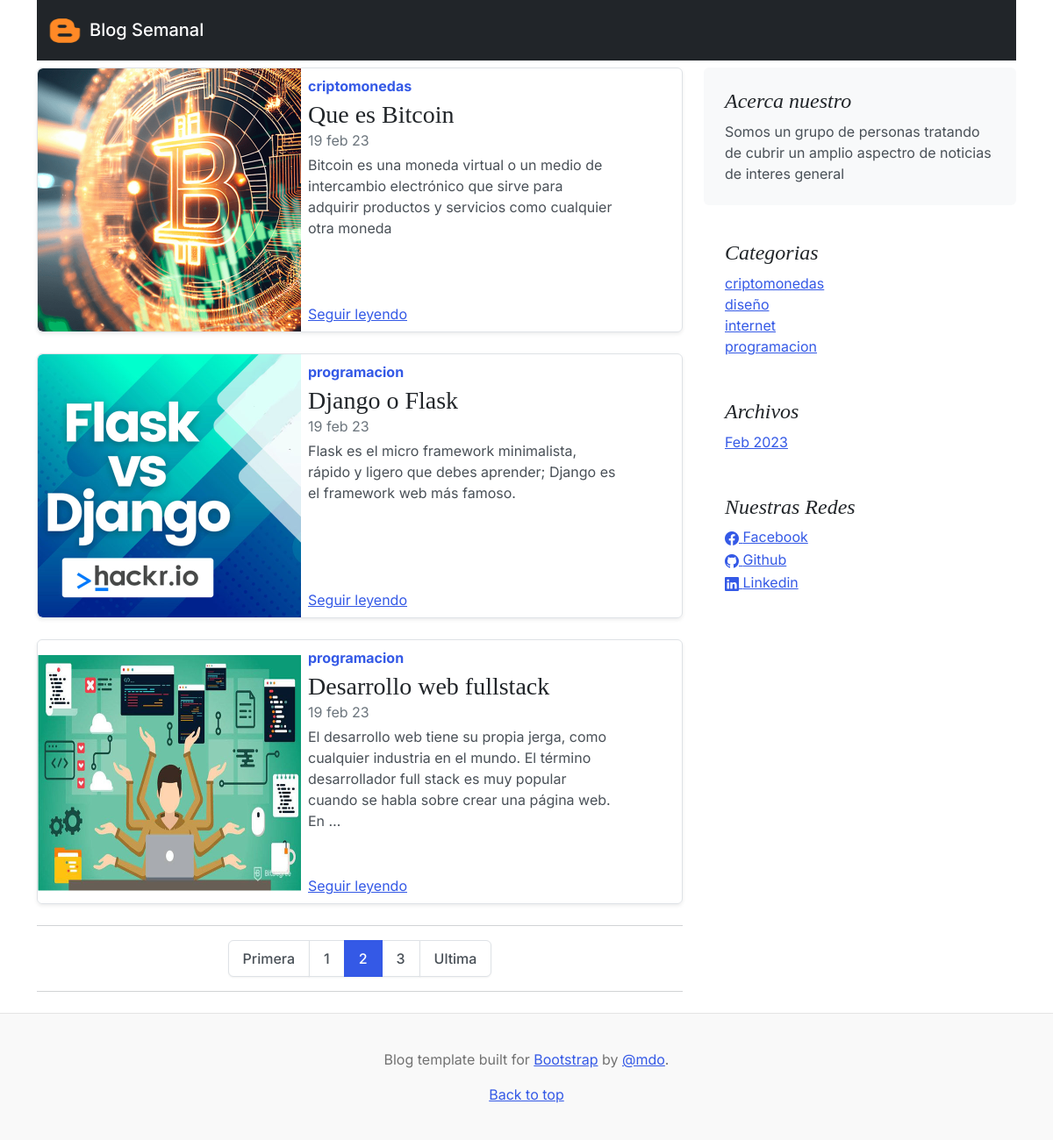
Page /?page=2 on the earlier database version.
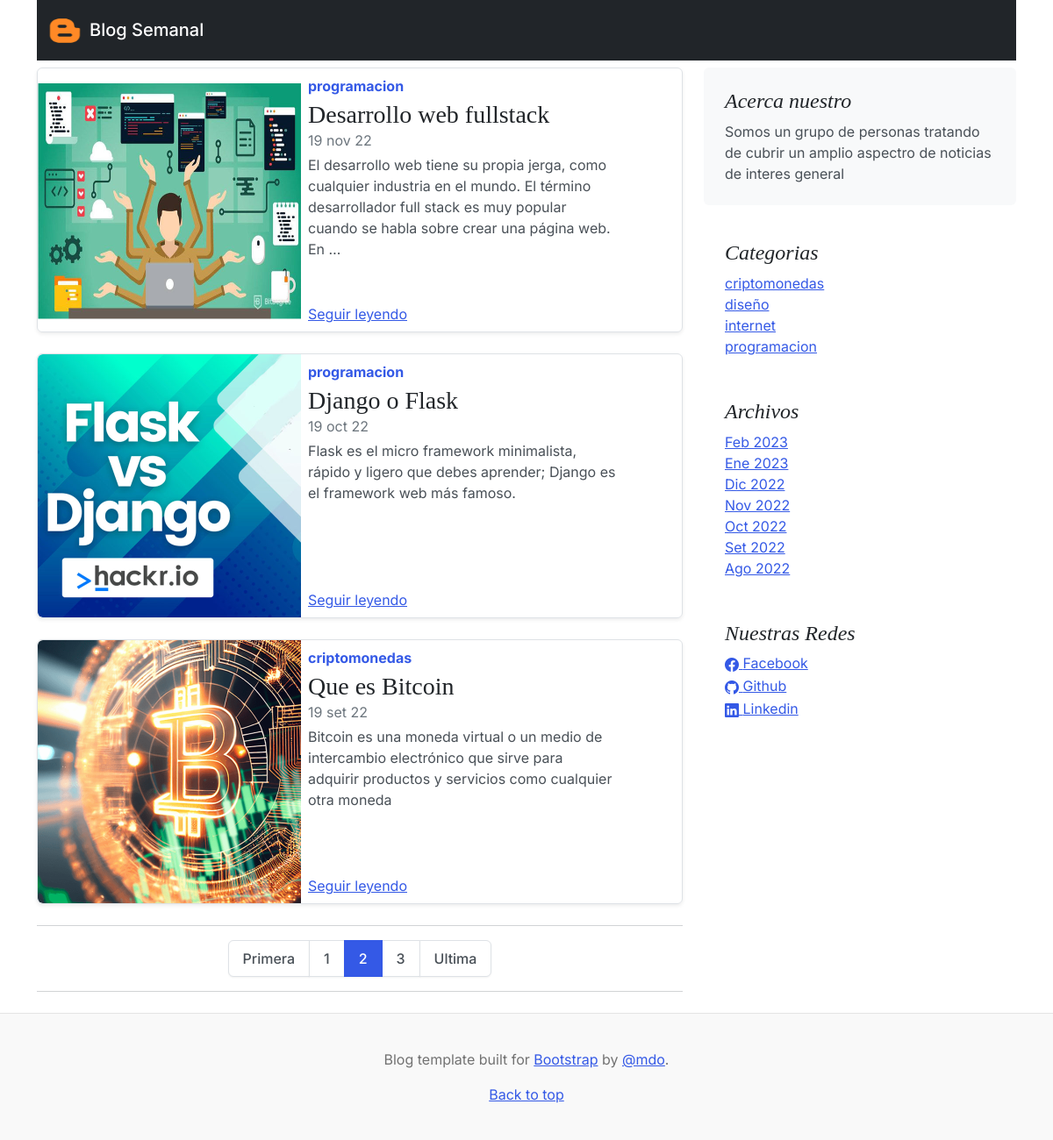
Same page on the later database version.
### core/models.py (models this page shows, shortened)
class Post(models.Model):
    title = models.CharField(max_length=250, verbose_name='Titulo')
    excerpt = models.TextField(verbose_name='Bajada')
    content = RichTextField(verbose_name='Contenido')
    image = models.ImageField(upload_to='post', verbose_name='Imagen', null=True, blank=True)
    published = models.BooleanField(default=False, verbose_name='Publicado')
    created = models.DateField(auto_now_add=True, verbose_name='Fecha de creacion')
    updated = models.DateField(auto_now_add=True, null=True, blank=True, verbose_name='Fecha de actualizacion')
    category = models.ForeignKey(Category, on_delete=models.CASCADE, related_name='get_posts', verbose_name='Categoria')
    tag = models.ManyToManyField(Tag, verbose_name='Etiqueta')
    author = models.ForeignKey(User, on_delete=models.CASCADE, related_name='get_posts', verbose_name='Autor')
    class Meta:
        verbose_name = 'Publicacion'
        verbose_name_plural = 'Publicaciones'
        ordering = ['-created']

class Category(models.Model):
    name = models.CharField(max_length=200, verbose_name='nombre', unique=True)
    active = models.BooleanField(default=True, verbose_name='activo')
    created = models.DateField(auto_now_add=True, verbose_name='Fecha de creacion')
    updated = models.DateField(auto_now_add=True, null=True, blank=True, verbose_name='Fecha de actualizacion')
    class Meta:
        verbose_name = 'Categoria'
        verbose_name_plural = 'Categorias'
        ordering = ['name']
    def __str__(self):
        return self.name

class Link(models.Model):
    key = models.CharField(max_length=100, verbose_name='key Link')
    name = models.CharField(max_length=100, verbose_name='Red Social')
    url = models.URLField(max_length=350, blank=True, null=True, verbose_name='Enlace')
    icon = models.CharField(max_length=100, verbose_name='Icono')
    created = models.DateField(auto_now_add=True, verbose_name='Fecha de creacion')
    updated = models.DateField(auto_now_add=True, null=True, blank=True, verbose_name='Fecha de actualizacion')
    class Meta:
        verbose_name = 'Red Social'
        verbose_name_plural = 'Redes Sociales'
        ordering = ['name',]

### core/views.py (the view)
# urls.py: 2. Add a URL to urlpatterns:  path('', views.home, name='home')
def home(request):
    post_page = Paginator(Post.objects.filter(published=True), 3)
    page = request.GET.get('page')
    posts = post_page.get_page(page)
    return render(request, 'core/home.html', {'posts':posts})

### core/models.py (called while the page is built)
    def __str__(self):
        return self.description

### core/processors.py (called while the page is built)
def ctx_dic_about(request):
    ctx_about = {}
    ctx_about['abouts'] = About.objects.latest('created')
    return ctx_about

def ctx_dic_category(request):
    ctx_category = {}
    ctx_category['categories'] = Category.objects.filter(active=True)
    return ctx_category

def ctx_dic_link(request):
    links_ctx = {}
    links_ctx['links'] = Link.objects.all()
    """ for link in links:
        if link.url:
            links_ctx[link.key]= {'url':link.url, 'icon':link.icon, 'name':link.name} """
    return links_ctx

def ctx_dic_history(request):
    ctx_history = {}
    ctx_history['dates'] = Post.objects.dates('created', 'month', order='DESC').distinct()
    return ctx_history

### core/templates/core/home.html (shortened to what this page needs)
{% extends 'core/base.html' %}
{% block content %}
  {% if request.path == '/' %}
    {% for post in posts %}
      {% if forloop.first and posts.number == 1 %}
          <div class="p-4 p-md-4 mb-4 rounded text-bg-dark">
            <div class="col-md-12 px-0">
            <h1 class="display-4 fst-italic text-secondary ">{{ post.title }}</h1>
            <p class="lead my-3">{{ post.excerpt }}</p>
            <p class="lead mb-0"><a href={% url 'post' post.id %} class="text-white fw-bold">Seguir leyendo...</a></p>
            </div>
          </div>
      {% else %}
        <div class="row g-0 border rounded overflow-hidden flex-md-row mb-4 shadow-sm h-md-300 position-relative">
          <div class="object-fit-cover col-auto d-none d-lg-block">
            <img src={{ post.image.url }} width="300" height="250"  class="img-fluid rounded-start " alt="...">
          </div>
          <div class="col-6 p-2 d-flex flex-column position-static">
            <strong class="d-inline-block mb-1 mt-0 text-primary">{{ post.category }}</strong>
            <h3 class="mb-0">{{ post.title|truncatewords:'7' }}</h3>
            <div class="mb-1 text-muted">{{ post.created | date:'d b y'}}</div>
            <p class="card-text mb-auto">{{ post.excerpt|truncatewords:'30' }}</p>
            <a href={% url 'post' post.id %} class="stretched-link">Seguir leyendo</a>
          </div>
        </div>
      {% endif %}
    {% endfor %}
  {% endif %}
  <hr>
  <nav aria-label="...">
    <ul class="pagination justify-content-center">
      <li class="page-item {% if posts.number == 1 %}disabled{% endif %}">
        <a class="page-link" href="?page=1">Primera</a>
      </li>
      <li class="page-item {% if posts.number == 1 %}disabled{% endif %}">
        {% if posts.number != 1 %}
        <a class="page-link" href="?page={{ posts.previous_page_number }}">
          {{ posts.previous_page_number }}
        </a>
        {% endif %}
      </li>
      <li class="page-item active" aria-current="page">
        <a class="page-link" >{{ posts.number }}</a>
      </li>
        {% if posts.number != posts.paginator.num_pages %}
        <li class="page-item {% if posts.number == posts.paginator.num_pages %}disabled{% endif %}">
          <a class="page-link" href="?page={{ posts.next_page_number }}">
            {{ posts.next_page_number }}
          </a>
        </li>
        {% endif %}
      <li class="page-item {% if posts.number == posts.paginator.num_pages %}disabled{% endif %}">
        <a class="page-link" href="?page={{ posts.paginator.num_pages }}">Ultima</a>
      </li>
    </ul>
  </nav>
  <hr>
  {% endblock %}

### core/templates/core/base.html (shortened to what this page needs)
<!DOCTYPE html>
<html lang="en">
<head>
    {% load static %}
    <link href={% static 'core/css/bootstrap.min.css' %} rel="stylesheet">
    <link href={% static 'core/css/blog.css' %} rel="stylesheet">
    <link rel="stylesheet" href="https://cdn.jsdelivr.net/npm/bootstrap-icons@1.10.3/font/bootstrap-icons.css">
</head>
<body>
    <header class="container mb-2">
        <nav class="navbar navbar-expand-lg navbar-dark bg-dark">
            <div class="container-fluid">
            <a class="navbar-brand d-flex text-decoration-none" href={% url 'home' %}>
                <img class="bi me-2" width="40" height="32" src={% static "core/img/blogger-icon.png" %}>Blog Semanal</a>
            </div>
        </nav>
    </header>
    <main class="container">
        <div class="row mb-2">
            <div class="col-md-8">
                {% block content %}{% endblock %}
            </div>
            <div class="col-md-4">
                <div class="position-sticky" style="top: 2rem;">
                    <div class="p-4 mb-3 bg-light rounded">
                        <h4 class="fst-italic">Acerca nuestro</h4>
                        <p class="mb-0">{{ abouts }}</p>
                    </div>
                    <div class="p-4">
                        <h4 class="fst-italic">Categorias</h4>
                        <ol class="list-unstyled mb-0">
                          {% for item in categories %}
                            <li><a href={% url 'category' item.id %}>{{ item.name }}</a></li>
                          {% endfor %}
                        </ol>
                    </div>
                    <div class="p-4">
                      <h4 class="fst-italic">Archivos</h4>
                      <ol class="list-unstyled mb-0">
                        {% for date in dates %}
                        <li><a href={% url 'date' date.month date.year %}>{{ date | date:'M Y' }}</a></li>
                        {% endfor %}
                      </ol>
                    </div>
                    <div class="p-4">
                      <h4 class="fst-italic">Nuestras Redes</h4>
                      <ol class="list-unstyled">
                        {% for item in links %}
                        <li><a href={{ item.url }}><i class="{{ item.icon }}"></i>  {{ item.name }}</a></li>
                        {% endfor %}
                      </ol>
                    </div>
                </div>
            </div>
        </div>
    </main>
    <footer class="blog-footer">
        <p>Blog template built for <a href="https://getbootstrap.com/">Bootstrap</a> by <a href="https://twitter.com/mdo">@mdo</a>.</p>
        <p>
          <a href="#">Back to top</a>
        </p>
    </footer>
</body>
</html>

Differences in the rows shown:
changed Post "Desarrollo web fullstack": created "19 feb 23" → "19 nov 22"; moves up the list
changed Post "Django o Flask": created "19 feb 23" → "19 oct 22"; moves down the list
changed Post "Que es Bitcoin": created "19 feb 23" → "19 set 22"
Other differences:
new list line: "Ene 2023"
new list line: "Dic 2022"
new list line: "Nov 2022"
new list line: "Oct 2022"
new list line: "Set 2022"
new list line: "Ago 2022"
